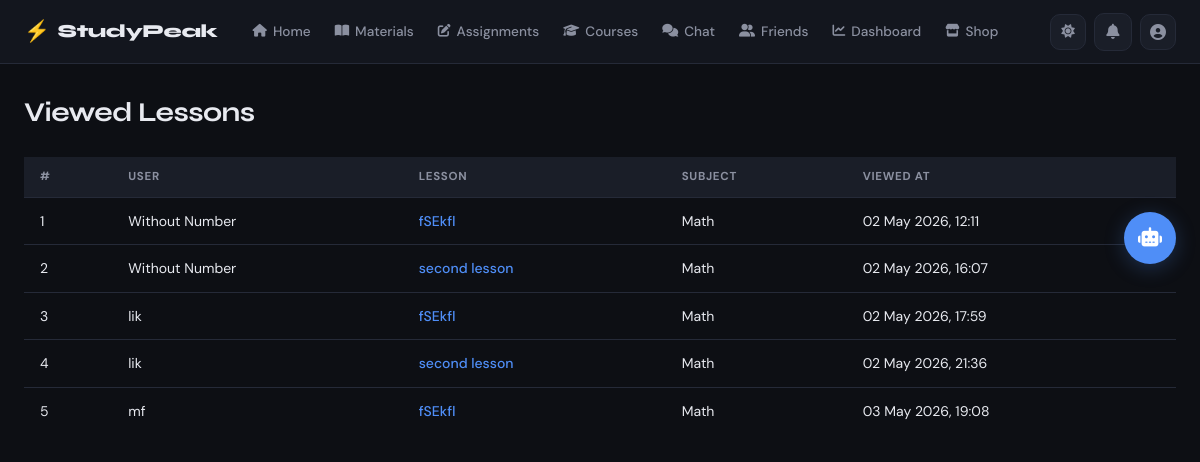
Page /dashboard/lessons/viewed/ (signed in) on the committed database.
### dashboard/models.py (models this page shows, shortened)
class LessonView(models.Model):
    user = models.ForeignKey(UserModel, on_delete=models.CASCADE, related_name='lesson_views')
    lesson = models.ForeignKey('materials.Lesson', on_delete=models.CASCADE, related_name='views')
    viewed_at = models.DateTimeField(auto_now_add=True)
    class Meta:
        unique_together = ('user', 'lesson')

### accounts/models.py (models this page shows, shortened)
class UserModel(AbstractUser):
    STUDENT = 'student'
    TEACHER = 'teacher'
    ADMIN = 'admin'
    ROLE_CHOICES = [
        (STUDENT, 'Student'),
        (TEACHER, 'Teacher'),
        (ADMIN, 'Admin'),
    ]
    email = models.EmailField(unique=True)
    role = models.CharField(max_length=10, choices=ROLE_CHOICES, default=STUDENT)
    is_verified = models.BooleanField(default=False)
    otp_code = models.CharField(max_length=6, null=True, blank=True)
    otp_created_at = models.DateTimeField(null=True, blank=True)
    reset_token = models.CharField(max_length=100, null=True, blank=True)
    deleted_at = models.DateTimeField(null=True, blank=True)
    REQUIRED_FIELDS = ['email', 'role']
    @property
    def is_admin_role(self):
        return self.role == self.ADMIN

### materials/models.py (models this page shows, shortened)
class Lesson(models.Model):
    subject = models.ForeignKey(Subject, on_delete=models.CASCADE, related_name='lessons')
    title = models.CharField(max_length=200)
    description = models.TextField(null=True, blank=True)
    order = models.PositiveIntegerField(default=0)
    created_at = models.DateTimeField(auto_now_add=True)
    class Meta:
        ordering = ['order']

class Subject(models.Model):
    title = models.CharField(max_length=200)
    description = models.TextField(null=True, blank=True)
    teacher = models.ForeignKey(UserModel, on_delete=models.CASCADE, related_name='subjects')
    group = models.ForeignKey('chat.Group', on_delete=models.SET_NULL, null=True, blank=True, related_name='subjects')
    cover = models.ImageField(upload_to='subject_covers/', null=True, blank=True)
    is_active = models.BooleanField(default=True)
    created_at = models.DateTimeField(auto_now_add=True)

### dashboard/views.py (the view)
# urls.py: path('lessons/viewed/', LessonViewListView.as_view(), name='lesson_view_list'),
class LessonViewListView(SessionLoginRequiredMixin, View):
    def get(self, request):
        user = get_current_user(request)
        if user.is_admin_role:
            views = LessonView.objects.select_related('user', 'lesson').all()
        else:
            views = LessonView.objects.filter(user=user).select_related('lesson')
        return render(request, 'dashboard/lesson_view_list.html', {
            'views': views,
        })

### accounts/permissions.py (called while the page is built)
def get_current_user(request):
    user_id = request.session.get('user_id')
    if not user_id:
        return None
    return UserModel.objects.filter(id=user_id).first()

    def dispatch(self, request, *args, **kwargs):
        if not request.session.get('user_id'):
            messages.error(request, 'Please login first!')
            return redirect('login')
        return super().dispatch(request, *args, **kwargs)

### templates/dashboard/lesson_view_list.html (shortened to what this page needs)
{% extends 'base.html' %}
{% block content %}
<div class="page-wrapper">
    <div class="page-header">
        <h2 class="page-title">Viewed Lessons</h2>
    </div>
    <div class="table-wrapper">
        {% if views %}
            <table class="data-table">
                <thead>
                    <tr>
                        <th>#</th>
                        <th>User</th>
                        <th>Lesson</th>
                        <th>Subject</th>
                        <th>Viewed At</th>
                    </tr>
                </thead>
                <tbody>
                    {% for view in views %}
                        <tr>
                            <td>{{ forloop.counter }}</td>
                            <td>{{ view.user.username }}</td>
                            <td>
                                <a href="{% url 'lesson_detail' view.lesson.subject.id view.lesson.id %}" class="table-link">
                                    {{ view.lesson.title }}
                                </a>
                            </td>
                            <td>{{ view.lesson.subject.title }}</td>
                            <td>{{ view.viewed_at|date:"d M Y, H:i" }}</td>
                        </tr>
                    {% endfor %}
                </tbody>
            </table>
        {% else %}
            <p class="empty-text">No lesson views found.</p>
        {% endif %}
    </div>
</div>
{% endblock %}

### static/css/main.css (style rules this page uses)
:root { --bg: #0d0f14; --bg-2: #13161e; --bg-3: #1a1e28; --bg-4: #212636; --border: #252a38; --border-2: #2e3446; --text: #e8eaf0; --text-2: #8b90a0; --text-3: #555b6e; --accent: #4f8ef7; --accent-hover: #3a7be8; --accent-soft: rgba(79, 142, 247, 0.12); --accent-glow: rgba(79, 142, 247, 0.25); --success: #34d399; --success-soft: rgba(52, 211, 153, 0.12); --danger: #f87171; --danger-soft: rgba(248, 113, 113, 0.12); --warning: #fbbf24; --warning-soft: rgba(251, 191, 36, 0.12); --radius: 10px; --radius-lg: 16px; --radius-xl: 20px; --shadow: 0 4px 24px rgba(0,0,0,0.4); --shadow-sm: 0 2px 8px rgba(0,0,0,0.3); --nav-h: 64px; --font-display: 'Syne', sans-serif; --font-body: 'DM Sans', sans-serif; --transition: 0.2s ease; }
*, *::before, *::after { margin: 0; padding: 0; box-sizing: border-box; }
html { scroll-behavior: smooth; }
body { font-family: var(--font-body); background: var(--bg); color: var(--text); min-height: 100vh; line-height: 1.6; transition: background var(--transition), color var(--transition); -webkit-font-smoothing: antialiased; -moz-osx-font-smoothing: grayscale; }
a { color: inherit; text-decoration: none; }
.page-header { display: flex; align-items: center; justify-content: space-between; margin-bottom: 28px; gap: 16px; flex-wrap: wrap; }
.page-title { font-family: var(--font-display); font-size: 1.7rem; font-weight: 700; color: var(--text); letter-spacing: -0.02em; line-height: 1.2; }
table { width: 100%; border-collapse: collapse; font-size: 0.875rem; }
thead { background: var(--bg-3); }
th { padding: 11px 16px; text-align: left; font-size: 0.72rem; font-weight: 700; color: var(--text-2); text-transform: uppercase; letter-spacing: 0.06em; white-space: nowrap; border-bottom: 1px solid var(--border); }
td { padding: 12px 16px; border-top: 1px solid var(--border); color: var(--text); vertical-align: middle; }
.table-link { color: var(--accent); font-weight: 500; transition: opacity var(--transition); }
.page-wrapper { max-width: 1280px; margin: 0 auto; padding: 32px 24px; }

### rows in the picture
LessonView: user.username "Without Number", lesson "fSEkfl", lesson.subject "Math", viewed_at "02 May 2026, 12:11"
LessonView: user.username "Without Number", lesson "second lesson", lesson.subject "Math", viewed_at "02 May 2026, 16:07"
LessonView: user.username "lik", lesson "fSEkfl", lesson.subject "Math", viewed_at "02 May 2026, 17:59"
LessonView: user.username "lik", lesson "second lesson", lesson.subject "Math", viewed_at "02 May 2026, 21:36"
LessonView: user.username "mf", lesson "fSEkfl", lesson.subject "Math", viewed_at "03 May 2026, 19:08"
